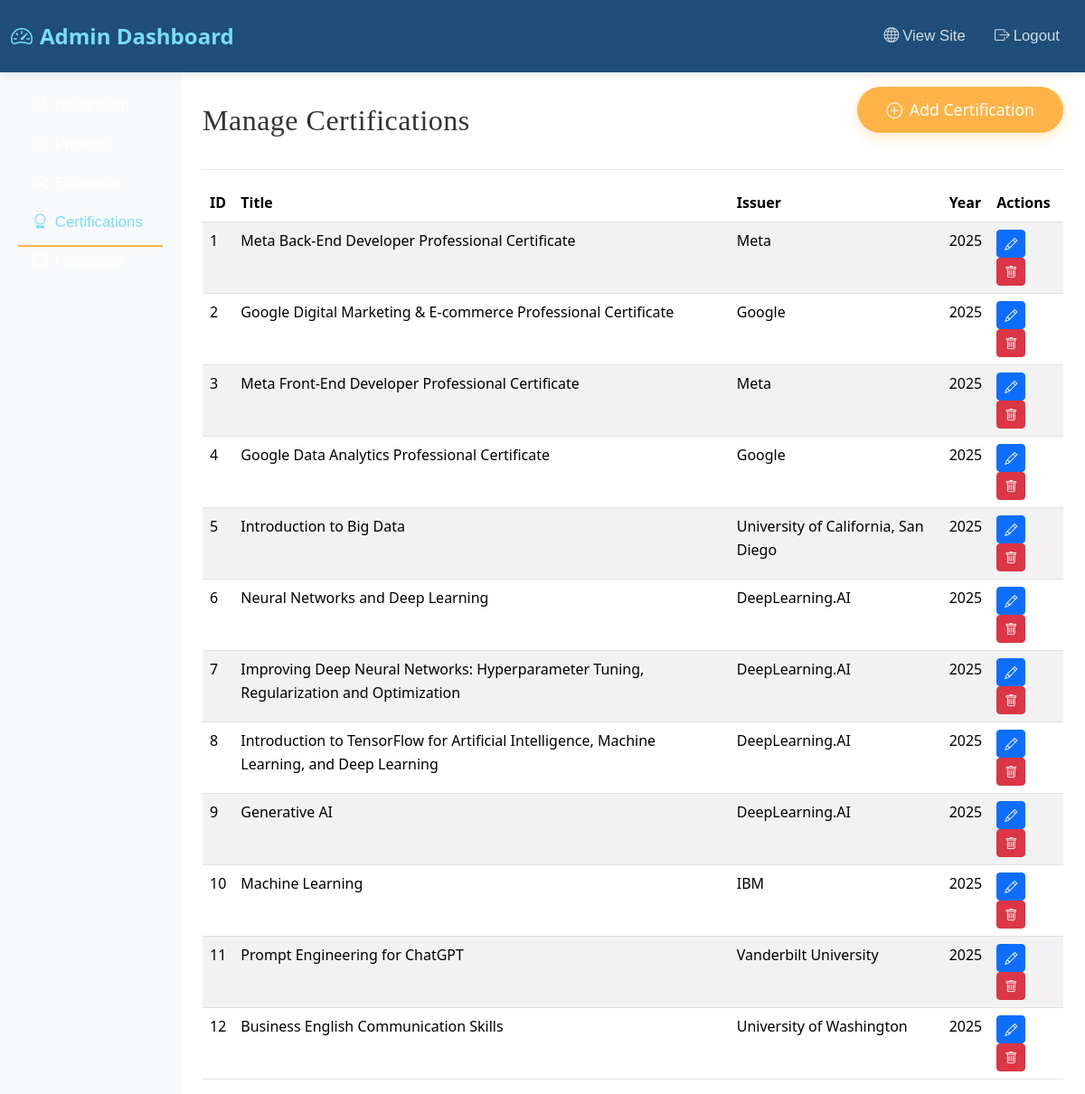
Page /admin/certifications (signed in) on the committed database.
### tables this page shows
CREATE TABLE certifications (
            id INTEGER PRIMARY KEY AUTOINCREMENT,
            title TEXT NOT NULL,
            issuer TEXT NOT NULL,
            year INTEGER NOT NULL,
            credential_url TEXT,
            description TEXT
        );

### app.py (the view)
@app.route('/admin/certifications')
@login_required
def admin_certifications():
    conn = get_db()
    certs = conn.execute('SELECT * FROM certifications ORDER BY year DESC').fetchall()
    conn.close()
    return render_template('admin/certifications.html', certifications=certs)

### app.py (called while the page is built)
def get_db():
    conn = sqlite3.connect(DATABASE)
    conn.row_factory = sqlite3.Row
    return conn

def login_required(f):
    @wraps(f)
    def decorated_function(*args, **kwargs):
        if 'admin_logged_in' not in session:
            return redirect(url_for('admin_login'))
        return f(*args, **kwargs)
    return decorated_function

### templates/admin/certifications.html (shortened to what this page needs)
{% extends "admin/layout.html" %}
{% block content %}
<div class="d-flex justify-content-between flex-wrap flex-md-nowrap align-items-center pt-3 pb-2 mb-3 border-bottom">
    <h1 class="h2">Manage Certifications</h1>
    <a href="{{ url_for('admin_add_certification') }}" class="btn btn-accent">
        <i class="bi bi-plus-circle me-2"></i>Add Certification
    </a>
</div>
<div class="table-responsive">
    <table class="table table-striped table-hover">
        <thead style="background-color: var(--secondary-color); color: white;">
            <tr>
                <th>ID</th>
                <th>Title</th>
                <th>Issuer</th>
                <th>Year</th>
                <th>Actions</th>
            </tr>
        </thead>
        <tbody>
            {% for cert in certifications %}
            <tr>
                <td>{{ cert['id'] }}</td>
                <td>{{ cert['title'] }}</td>
                <td>{{ cert['issuer'] }}</td>
                <td>{{ cert['year'] }}</td>
                <td>
                    <a href="{{ url_for('admin_edit_certification', id=cert['id']) }}" class="btn btn-sm btn-primary">
                        <i class="bi bi-pencil"></i>
                    </a>
                    <a href="{{ url_for('admin_delete_certification', id=cert['id']) }}" class="btn btn-sm btn-danger" onclick="return confirm('Are you sure you want to delete this certification?')">
                        <i class="bi bi-trash"></i>
                    </a>
                </td>
            </tr>
            {% endfor %}
        </tbody>
    </table>
</div>
{% endblock %}

### static/css/style.css (style rules this page uses)
:root { --primary-color: #7ADDFA; --secondary-color: #1E4E79; --accent-color: #FFB347; --light-bg: #f8f9fa; --dark-text: #333; }
body { font-family: "Karla", sans-serif; font-weight: 300; color: var(--dark-text); line-height: 1.65; }
h1, h2, h3, h4, h5, h6 { font-family: "Markazi Text", serif; font-weight: 500; letter-spacing: 0.5px; color: var(--secondary-color); }
h1 { font-size: 4rem; }
* { margin: 0; padding: 0; box-sizing: border-box; }
body { font-family: 'Segoe UI', Tahoma, Geneva, Verdana, sans-serif; color: var(--dark-text); line-height: 1.6; overflow-x: hidden; }
.btn-accent { background-color: var(--accent-color); color: white; border: none; padding: 0.75rem 2rem; font-size: 1.1rem; border-radius: 50px; transition: all 0.3s ease; box-shadow: 0 5px 15px rgba(255, 179, 71, 0.3); margin-bottom: 2rem; }

### rows in the picture
certifications: id "1", title "Meta Back-End Developer Professional Certificate", issuer "Meta", year "2025"
certifications: id "2", title "Google Digital Marketing & E-commerce Professional Certificate", issuer "Google", year "2025"
certifications: id "3", title "Meta Front-End Developer Professional Certificate", issuer "Meta", year "2025"
certifications: id "4", title "Google Data Analytics Professional Certificate", issuer "Google", year "2025"
certifications: id "5", title "Introduction to Big Data", issuer "University of California, San Diego", year "2025"
certifications: id "6", title "Neural Networks and Deep Learning", issuer "DeepLearning.AI", year "2025"
certifications: id "7", title "Improving Deep Neural Networks: Hyperparameter Tuning, Regularization and Optimization", issuer "DeepLearning.AI", year "2025"
certifications: id "8", title "Introduction to TensorFlow for Artificial Intelligence, Machine Learning, and Deep Learning", issuer "DeepLearning.AI", year "2025"
certifications: id "9", title "Generative AI", issuer "DeepLearning.AI", year "2025"
certifications: id "10", title "Machine Learning", issuer "IBM", year "2025"
certifications: id "11", title "Prompt Engineering for ChatGPT", issuer "Vanderbilt University", year "2025"
certifications: id "12", title "Business English Communication Skills", issuer "University of Washington", year "2025"
